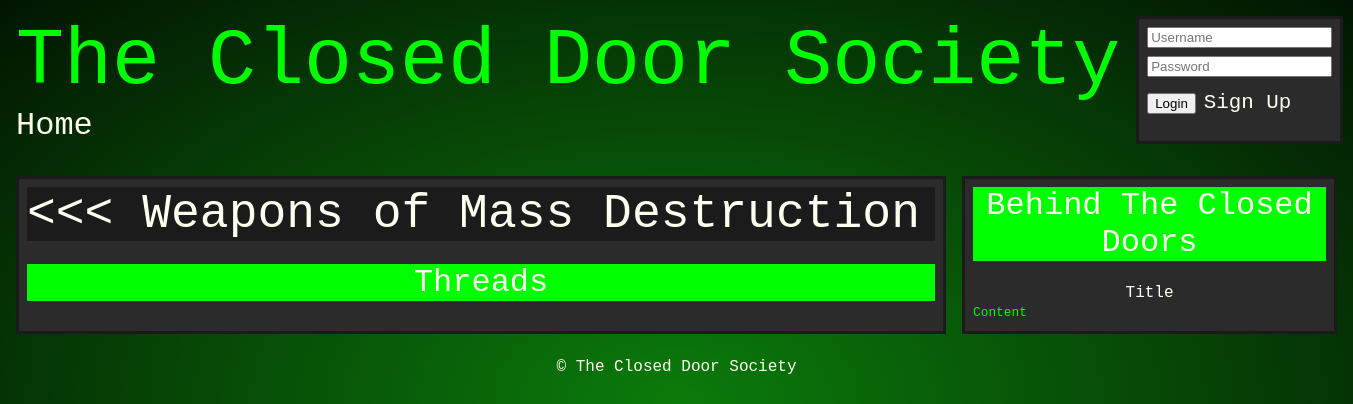
Page /forum.php?id=3 on the committed database.
### tables this page shows
CREATE TABLE Forums(

	ID INT NOT NULL AUTO_INCREMENT,
	Parent INT,
	UpdateTime DATETIME NOT NULL,
	Name VARCHAR(256) NOT NULL,
	Description TEXT,
	
	PRIMARY KEY (ID),
	FOREIGN KEY (Parent) REFERENCES Forums(ID),
	INDEX (UpdateTime)
	
);

CREATE TABLE News(

	ID INT NOT NULL AUTO_INCREMENT,
	UpdateTime DATETIME NOT NULL,
	Title VARCHAR(56) NOT NULL,
	Content TEXT NOT NULL,
	Img BLOB NOT NULL,
	
	PRIMARY KEY (ID),
	INDEX (UpdateTime)
	
);

### database.php (the view, shortened to what this page needs)
<?php
include_once 'render.php';
$dbuser = 'root';
$dbpass = '';
$dbname = 'forum';
$db = new mysqli('localhost', $dbuser, $dbpass, $dbname);
$getNews = $db->prepare("SELECT * FROM News ORDER BY ID DESC LIMIT 1;");
$forumIDQuery = $db->prepare("SELECT * FROM Forums WHERE ID = ?");
function getForumByID($forumID)
{
	global $forumIDQuery;
	$forumIDQuery->bind_param("i", $forumID);
	$forumIDQuery->execute();
	$result = $forumIDQuery->get_result();
	if ($forum = $result->fetch_row()) {
		return $forum;
	} else {
		return null;
	}
}
function listThreads($forumID)
{
	echo "<h2>Threads</h2>";
}
function displayNews()
{
	global $getNews;
	$getNews->execute();
	$news = $getNews->get_result();
	echo "<h2>Behind The Closed Doors</h2>";
	echo '<br>';
	while ($newsRow = $news->fetch_row()) {
		$newsTitle = $newsRow[2];
		$newsContent = $newsRow[3];
		echo "<h3>$newsTitle</h3>";
		echo "<p>$newsContent</p>";
	}
}

### render.php
<?php
include_once 'database.php';
function displayThreadTitle($id)
{
    $forum = getForumByID($id);
    echo "<h2 id='titleText'><a id='titleText' href='" . $_SERVER['HTTP_REFERER'] . "'><<<   </a>" . $forum[3] . "</h2>";
    echo "<br>";
}
?>

### css/style.css (style rules this page uses)
:root { --color-dark-blue: #09486e; --color-light-blue: #56beff; --color-off-black: #1b1b1b; --color-off-white: #fffff0; --color-dark-gray: #2b2b2b; --color-light-gray: #c0c0c0; --color-green: #00ff00; --border-off-black: 0.2rem solid var(--color-off-black); color: var(--color-off-white); }
a { text-decoration: none; }
a:link { color: var(--color-off-white); }
h2 { color: var(--color-off-white); text-align: center; font-size: 2rem; background: var(--color-green); }
h3 { color: var(--color-off-white); text-align: center; font-size: 1rem; }
p { margin: 0.2rem 0rem; color: var(--color-green); font-size: 0.8rem; }
body { background-color: var(--color-dark-gray); background-image: radial-gradient(rgba(0, 150, 0, 0.75), black 120%); height: 100vh; font: 1.3rem Inconsolata, monospace; display: flex; flex-direction: column; }
#titleText { color: var(--color-off-white); text-align: left; font-size: 3rem; background: var(--color-off-black); }

### rows in the picture
forums: Name "Weapons of Mass Destruction"
news: Title "Title", Content "Content"
